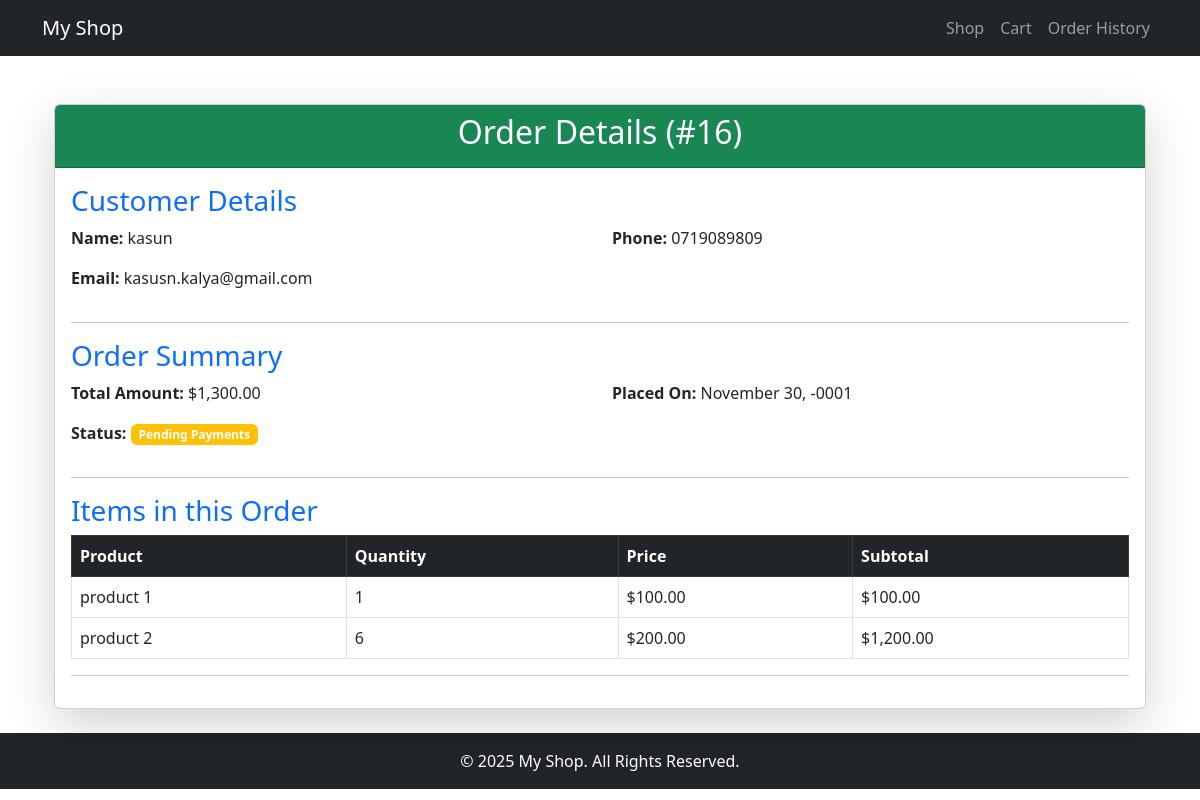
/?page=details&id=16, run on the app's committed database.
### tables this page shows
CREATE TABLE IF NOT EXISTS `orders` (
  `id` int NOT NULL AUTO_INCREMENT,
  `customer_id` int NOT NULL,
  `status` int NOT NULL,
  `total` decimal(10,0) NOT NULL,
  `created_at` timestamp NOT NULL,
  PRIMARY KEY (`id`),
  KEY `customer_id` (`customer_id`),
  KEY `customer_id_2` (`customer_id`)
);

CREATE TABLE IF NOT EXISTS `customers` (
  `id` int NOT NULL AUTO_INCREMENT,
  `name` varchar(225) NOT NULL,
  `email` varchar(255) NOT NULL,
  `phone` varchar(20) NOT NULL,
  `address` text NOT NULL,
  `city` varchar(100) NOT NULL,
  `state` varchar(100) NOT NULL,
  `country` varchar(3) NOT NULL,
  `zip` varchar(20) NOT NULL,
  `created_at` timestamp NOT NULL,
  `shipping_name` varchar(200) NOT NULL,
  `shipping_address` text NOT NULL,
  `shipping_city` varchar(200) NOT NULL,
  `shipping_country` varchar(200) NOT NULL,
  `shipping_state` varchar(200) NOT NULL,
  `shipping_areacode` varchar(20) NOT NULL,
  `updated_at` timestamp NULL DEFAULT NULL,
  PRIMARY KEY (`id`)
);

CREATE TABLE IF NOT EXISTS `order_items` (
  `id` int NOT NULL AUTO_INCREMENT,
  `order_id` int NOT NULL,
  `product_id` int NOT NULL,
  `quantity` int NOT NULL,
  `price` decimal(10,0) NOT NULL,
  PRIMARY KEY (`id`),
  KEY `order_id` (`order_id`),
  KEY `product_id` (`product_id`)
);

CREATE TABLE IF NOT EXISTS `products` (
  `id` int NOT NULL AUTO_INCREMENT,
  `name` varchar(100) NOT NULL,
  `price` decimal(10,0) NOT NULL,
  `description` text NOT NULL,
  PRIMARY KEY (`id`)
);

### app/controllers/OrderController.php (called while the page is built, shortened)
<?php
require 'app/models/Order.php';
class OrderController {
    public function show($orderId) {
        $orderModel = new Order();
        $order = $orderModel->getOrderDetails($orderId);
        require 'app/views/orders/order_details.php';
    }
}
?>

### index.php (called while the page is built, shortened)
<?php
require 'app/core/Router.php';
require 'app/core/Database.php';
$router = new Router();
$router->route();
?>

### app/core/Database.php (called while the page is built, shortened)
<?php
class Database {
    private static $instance = null;
    private $conn;
    private function __construct() {
        $this->conn = new mysqli(DB_HOST, DB_USER, DB_PASS, DB_NAME);
    }
    public static function getInstance() {
        if (!self::$instance) {
            self::$instance = new Database();
        }
        return self::$instance;
    }
    public function getConnection() {
        return $this->conn;
    }
}
?>

### app/models/Order.php (called while the page is built, shortened)
<?php
class Order {
    private $db;
    public function __construct() {
        $this->db = Database::getInstance()->getConnection();
    }
    public function getOrderDetails($orderId) {
        $stmt = $this->db->prepare("
            SELECT
                o.id AS order_id,
                o.total,
                o.status,
                o.created_at,
                c.id AS customer_id,
                c.name,
                c.email,
                c.phone,
                c.address,
                c.city,
                c.state,
                c.country,
                c.zip,
                c.shipping_name,
                c.shipping_address,
                c.shipping_city,
                c.shipping_state,
                c.shipping_country,
                c.shipping_areacode
            FROM orders o
            JOIN customers c ON o.customer_id = c.id
            WHERE o.id = ?
        ");
        $stmt->bind_param("i", $orderId);
        $stmt->execute();
        $result = $stmt->get_result();
        $order = $result->fetch_assoc();
        if ($order) {
            $order['items'] = $this->getOrderItems($orderId);
        }
        return $order;
    }
    public function getOrderItems($orderId) {
        $stmt = $this->db->prepare("
            SELECT
                oi.product_id,
                p.name AS product_name,
                oi.quantity,
                oi.price,
                (oi.quantity * oi.price) AS subtotal
            FROM order_items oi
            JOIN products p ON oi.product_id = p.id
            WHERE oi.order_id = ?
        ");
        $stmt->bind_param("i", $orderId);
        $stmt->execute();
        $result = $stmt->get_result();
        $items = [];
        while ($row = $result->fetch_assoc()) {
            $items[] = $row;
        }
        return $items;
    }
}
?>

### app/views/orders/order_details.php (the view, shortened to what this page needs)
<div class="container mt-5">
    <div class="card shadow-lg">
        <div class="card-header bg-success text-white text-center">
            <h2>Order Details (#<?= $order['order_id']; ?>)</h2>
        </div>
        <div class="card-body">
            <h3 class="text-primary">Customer Details</h3>
            <div class="row">
                <div class="col-md-6">
                    <p><strong>Name:</strong> <?= htmlspecialchars($order['name']); ?></p>
                    <p><strong>Email:</strong> <?= htmlspecialchars($order['email']); ?></p>
                </div>
                <div class="col-md-6">
                    <p><strong>Phone:</strong> <?= htmlspecialchars($order['phone']); ?></p>
                </div>
            </div>
            <hr>
            <h3 class="text-primary">Order Summary</h3>
            <div class="row">
                <div class="col-md-6">
                    <p><strong>Total Amount:</strong> $<?= number_format($order['total'], 2); ?></p>
                    <p><strong>Status:</strong>
                        <span class="badge bg-<?= ($order['status'] == '1') ? 'success' : 'warning'; ?>">
                            <?php
                            if($order['status'] ==1){
                                echo 'Paid';
                            }elseif($order['status'] ==2){
                                echo 'Refund Requested';
                            }else{
                                echo 'Pending Payments';
                            }
                            ?>
                        </span>
                    </p>
                </div>
                <div class="col-md-6">
                    <p><strong>Placed On:</strong> <?= date('F j, Y', strtotime($order['created_at'])); ?></p>
                </div>
            </div>
            <hr>
            <h3 class="text-primary">Items in this Order</h3>
            <table class="table table-bordered table-hover">
                <thead class="table-dark">
                    <tr>
                        <th>Product</th>
                        <th>Quantity</th>
                        <th>Price</th>
                        <th>Subtotal</th>
                    </tr>
                </thead>
                <tbody>
                    <?php foreach ($order['items'] as $item): ?>
                    <tr>
                        <td><?= htmlspecialchars($item['product_name']); ?></td>
                        <td><?= $item['quantity']; ?></td>
                        <td>$<?= number_format($item['price'], 2); ?></td>
                        <td>$<?= number_format($item['quantity'] * $item['price'], 2); ?></td>
                    </tr>
                    <?php endforeach; ?>
                </tbody>
            </table>
            <hr>
        </div>
    </div>
</div>
<?php
$content = ob_get_clean();
include __DIR__ . "/../layout/layout.php";
?>

### app/core/Router.php (shortened to what this page needs)
<?php
class Router {
    public function route() {
        $page = $_GET['page'] ?? 'orders';
        switch ($page) {
            case 'details':
                require 'app/controllers/OrderController.php';
                $controller = new OrderController();
                $controller->show($_REQUEST['id']);
                break;
        }
    }
}
?>

### app/views/layout/layout.php (shortened to what this page needs)
<!DOCTYPE html>
<html lang="en">
<head>
    <link rel="stylesheet" href="https://cdn.jsdelivr.net/npm/bootstrap@5.3.0/dist/css/bootstrap.min.css">
</head>
<body>
    <nav class="navbar navbar-expand-lg navbar-dark bg-dark">
        <div class="container">
            <a class="navbar-brand" href="?page=home">My Shop</a>
            <ul class="navbar-nav">
                <li class="nav-item"><a class="nav-link" href="?page=shop">Shop</a></li>
                <li class="nav-item"><a class="nav-link" href="?page=cart">Cart</a></li>
                <li class="nav-item"><a class="nav-link" href="?page=my-orders">Order History</a></li>
            </ul>
        </div>
    </nav>
    <div class="container mt-4">
        <?php echo $content; ?>
    </div>
    <footer class="bg-dark text-white text-center p-3 mt-4">
        &copy; 2025 My Shop. All Rights Reserved.
    </footer>
</body>
</html>

### data on the page
orders: id "16", customer.name "kasun", customer.email "kasusn.kalya@gmail.com", customer.phone "0719089809", total "1,300.00", created_at "November 30, -0001"
order_items: product.name "product 1", quantity "1", price "100.00", $item['quantity'] * $item['price'] "100.00"
order_items: product.name "product 2", quantity "6", price "200.00", $item['quantity'] * $item['price'] "1,200.00"
